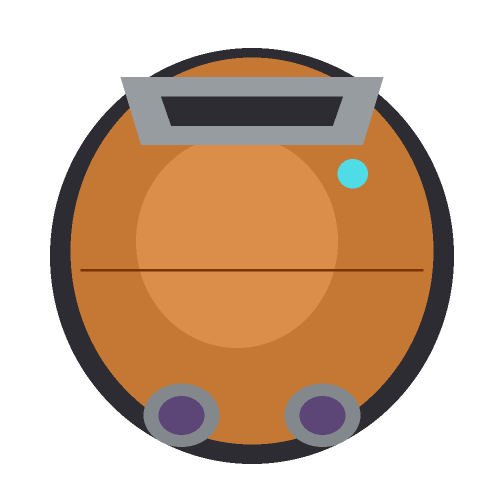
#> input picture art-source/templates/boarding-jack-head-guide.png, 1008 x 966 px, given in place of comms-radio-pack-guide.png, which was not available (shown at 1/2 size)
$ python export.py
#> lines starting #> are read from the running program, lines starting #| are printed output that depends on the picture; pictures that were not available may be replaced by others from this repository, and a replacement may not be noted
"""Mechanical export of the comms-radio art: raw ImageGen reskins -> mod/graphics/.

Reads the retained raws in art-source/comms-radio/raw/ and the code-owned guides written by
art-source/templates/comms-radio-guide.py. Nothing here repaints: each raw is resampled to its
guide frame, its own alpha is kept (the generator returned a real one) and bounded by a slightly
grown guide silhouette so a drifted edge cannot add material the geometry never had, then
downsampled to game scale.

  graphics/battle/fx/comms-radio-pack.png     the pack as worn from above, 320x336 = the carrier layer's 0.40 x 0.42 aspect
  graphics/battle/fx/comms-radio-handset.png  the hand set, 200x500 = the handset layer's 0.20 x 0.50 aspect
  (graphics/battle/fx/comms-radio-cord.png is drawn finished by templates/comms-radio-guide.py)
  graphics/ui/armory/special-comms-radio.png  the set as an icon, cropped square about its alpha, 512 px
"""
from pathlib import Path

from PIL import Image, ImageChops, ImageFilter

ROOT = Path(__file__).resolve().parents[2]
RAW = ROOT / 'art-source/comms-radio/raw'
TPL = ROOT / 'art-source/templates'


def load(name):
#> called with name = 'comms-radio-pack'
    guide = Image.open(TPL / f'{name}-guide.png').convert('RGBA')
#> guide is the input picture: PIL image 1008x966 RGBA; mean R, G, B, A 89.6, 62.3, 39, 138.7
    raw = Image.open(RAW / f'{name}.raw.png').convert('RGBA').resize(guide.size, Image.LANCZOS)
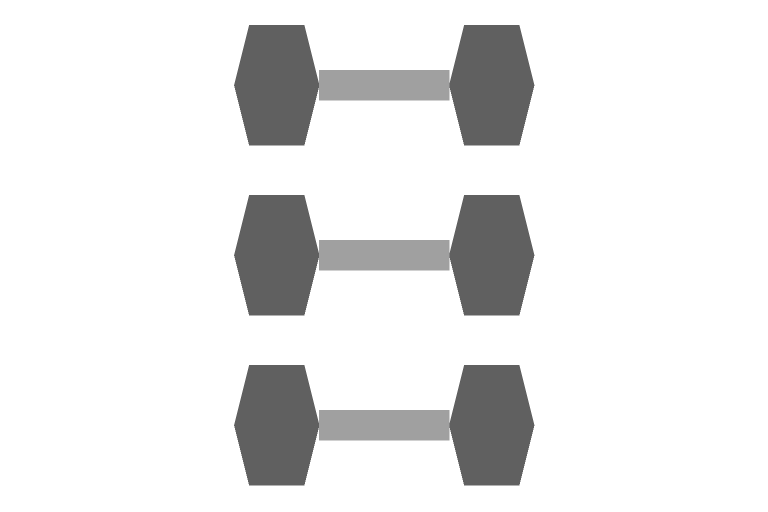
#> input picture art-source/templates/crew-work-props-dumbbell-guide.png, 1536 x 1024 px, given in place of comms-radio-pack.raw.png, which was not available (shown at 1/2 size)
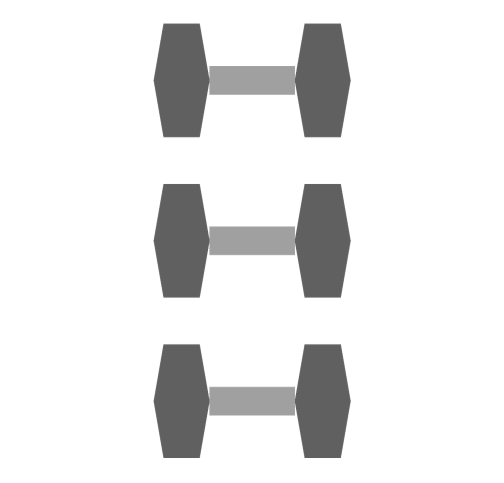
#> raw: PIL image 1008x966 RGBA (shown at 1/2 size); mean R, G, B, A 18.1, 18.1, 18.1, 40.7; transparent parts drawn white
    alpha = ImageChops.multiply(raw.getchannel('A'), guide.getchannel('A').filter(ImageFilter.MaxFilter(21)))
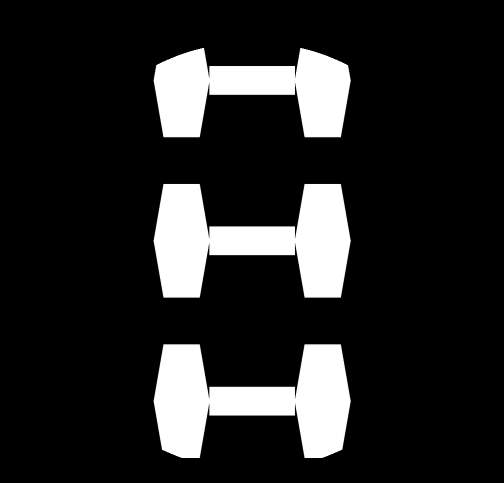
#> alpha: PIL image 1008x966 L (shown at 1/2 size); min 0, max 255, mean 37.8
    raw.putalpha(alpha)
    return raw


def main():
    pack = load('comms-radio-pack').resize((320, 336), Image.LANCZOS)
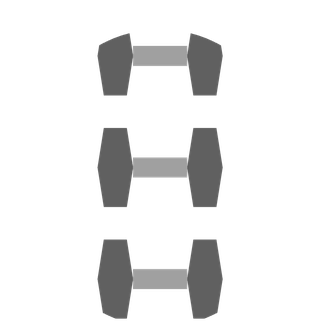
#> pack: PIL image 320x336 RGBA; mean R, G, B, A 18.9, 18.9, 18.9, 37.8; transparent parts drawn white
    out = ROOT / 'mod/graphics/battle/fx/comms-radio-pack.png'
    pack.save(out)
    print(out.relative_to(ROOT), pack.size)
#| mod/graphics/battle/fx/comms-radio-pack.png (320, 336)
    handset = load('comms-radio-handset').resize((200, 500), Image.LANCZOS)
#> in load, guide is the input picture: PIL image 1536x1024 RGBA; mean R, G, B, A 17.3, 17.3, 17.3, 40.7
    out = ROOT / 'mod/graphics/battle/fx/comms-radio-handset.png'
    handset.save(out)
    print(out.relative_to(ROOT), handset.size)
    icon = load('comms-radio-icon')
    box = icon.getchannel('A').point(lambda v: 255 if v > 24 else 0).getbbox()
    cx, cy = (box[0] + box[2]) // 2, (box[1] + box[3]) // 2
    half = max(box[2] - box[0], box[3] - box[1]) // 2 + 24
    icon = icon.crop((cx - half, cy - half, cx + half, cy + half)).resize((512, 512), Image.LANCZOS)
    out = ROOT / 'mod/graphics/ui/armory/special-comms-radio.png'
    icon.save(out)
    print(out.relative_to(ROOT), icon.size)


if __name__ == '__main__':
#> (the run stopped early here; a loop or call above may not have finished)
